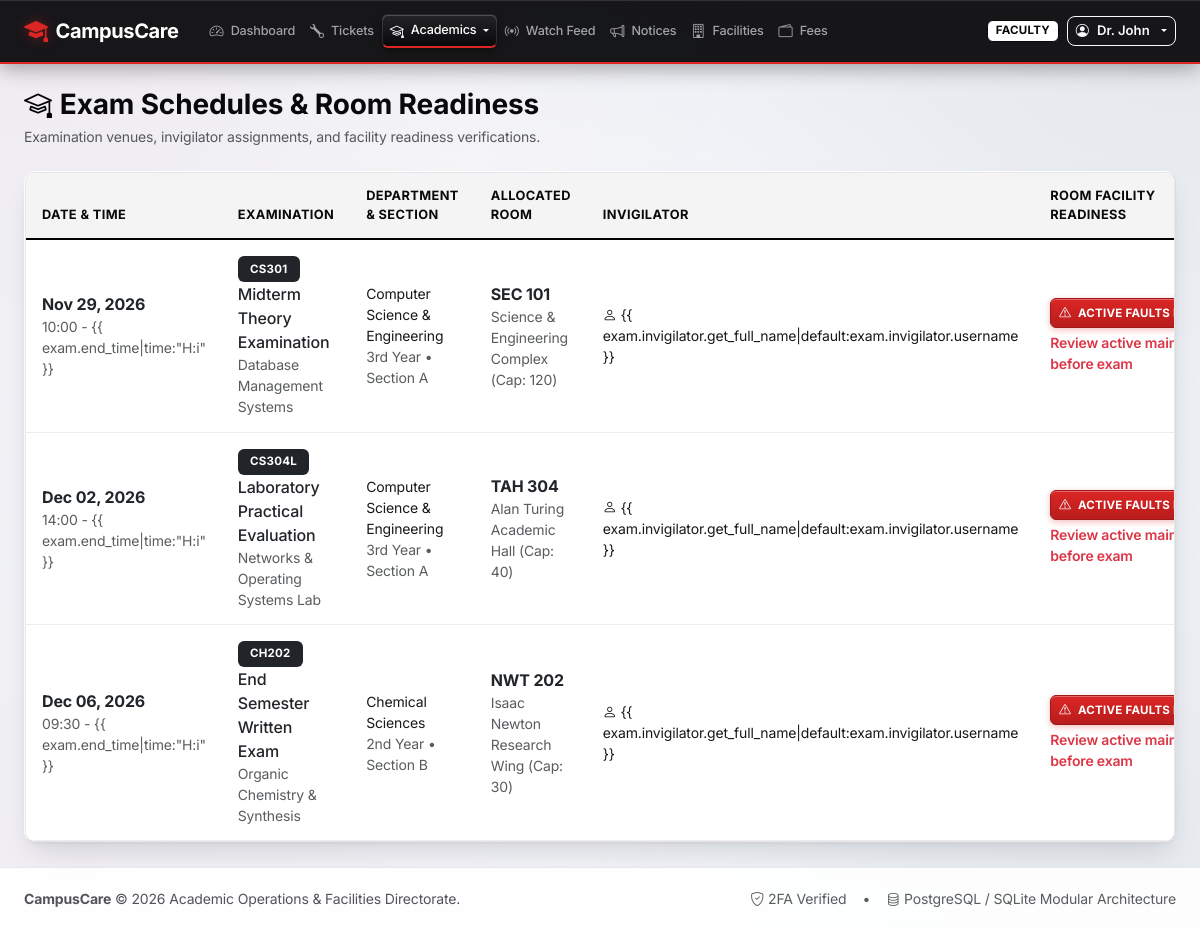
Screenshot of /academics/exams/ (signed in) with the database file from the repository.
### accounts/models.py (models this page shows, shortened)
class User(AbstractUser):
    class Role(models.TextChoices):
        STUDENT = 'STUDENT', 'Student'
        FACULTY = 'FACULTY', 'Faculty'
        TECHNICIAN = 'TECHNICIAN', 'Technician'
        MANAGER = 'MANAGER', 'Facility / Dept Manager'
        ADMIN = 'ADMIN', 'Administrator'
    role = models.CharField(
        max_length=20,
        choices=Role.choices,
        default=Role.STUDENT,
        db_index=True,
        help_text="Designates the system role and permission tier of the user."
    )
    department = models.CharField(max_length=120, blank=True)
    phone_number = models.CharField(max_length=30, blank=True)
    identifier_number = models.CharField(
        max_length=60,
        blank=True,
        help_text="Roll Number (for Students) or Employee ID (for Faculty/Staff)"
    )
    year_or_block = models.CharField(
        max_length=60,
        blank=True,
        help_text="Year & Section (e.g., 3rd Year - Sec A) or Assigned Block"
    )
    is_first_login_2fa_completed = models.BooleanField(
        default=False,
        help_text="Designates whether the user has completed their first-login two-step verification."
    )
    is_onboarding_completed = models.BooleanField(
        default=False,
        help_text="Designates whether the user has completed their initial onboarding profile confirmation."
    )
    last_seen_notices_at = models.DateTimeField(null=True, blank=True)
    last_seen_tickets_at = models.DateTimeField(null=True, blank=True)
    last_seen_timetable_at = models.DateTimeField(null=True, blank=True)
    class Meta:
        ordering = ['username']
    @property
    def is_student(self):
        return self.role == self.Role.STUDENT
    @property
    def is_faculty(self):
        return self.role == self.Role.FACULTY
    @property
    def is_technician(self):
        return self.role == self.Role.TECHNICIAN
    @property
    def is_manager(self):
        return self.role == self.Role.MANAGER or self.is_superuser
    @property
    def is_admin_role(self):
        return self.role == self.Role.ADMIN or self.is_superuser

### academics/models.py (models this page shows, shortened)
class ExamSchedule(models.Model):
    exam_name = models.CharField(max_length=120)
    subject_name = models.CharField(max_length=150)
    subject_code = models.CharField(max_length=30)
    department = models.CharField(max_length=120)
    year = models.CharField(max_length=50)
    section = models.CharField(max_length=20)
    exam_date = models.DateField(db_index=True)
    start_time = models.TimeField()
    end_time = models.TimeField()
    room = models.ForeignKey(
        Room,
        on_delete=models.PROTECT,
        related_name='exam_schedules'
    )
    invigilator = models.ForeignKey(
        settings.AUTH_USER_MODEL,
        on_delete=models.SET_NULL,
        null=True,
        blank=True,
        related_name='invigilated_exams'
    )
    room_readiness_checked = models.BooleanField(
        default=False,
        help_text="Verification that room facilities (lighting, seats, AC/ventilation) are ready."
    )
    class Meta:
        ordering = ['exam_date', 'start_time']
    @property
    def has_room_critical_issues(self):
        return self.room.has_critical_maintenance

### facilities/models.py (models this page shows, shortened)
class Room(models.Model):
    class RoomType(models.TextChoices):
        CLASSROOM = 'Classroom', 'Classroom'
        LECTURE_HALL = 'Lecture Hall', 'Lecture Hall'
        LAB = 'Lab', 'Lab'
        SEMINAR_HALL = 'Seminar Hall', 'Seminar Hall'
    class OperationalStatus(models.TextChoices):
        AVAILABLE = 'AVAILABLE', 'Available'
        OCCUPIED = 'OCCUPIED', 'Occupied (In Session)'
        MAINTENANCE = 'MAINTENANCE', 'Under Maintenance'
        RESERVED = 'RESERVED', 'Reserved (Exam/Event)'
    building_name = models.CharField(max_length=120)
    building_code = models.CharField(max_length=20)
    floor = models.CharField(max_length=20)
    room_number = models.CharField(max_length=20)
    room_type = models.CharField(
        max_length=50,
        choices=RoomType.choices,
        default=RoomType.CLASSROOM
    )
    capacity = models.PositiveIntegerField(default=30)
    operational_status = models.CharField(
        max_length=20,
        choices=OperationalStatus.choices,
        default=OperationalStatus.AVAILABLE,
        db_index=True
    )
    is_active = models.BooleanField(default=True)
    class Meta:
        ordering = ['building_code', 'room_number']
        constraints = [
            models.UniqueConstraint(
                fields=['building_code', 'room_number'],
                name='unique_building_room'
            )
        ]
    @property
    def has_critical_maintenance(self):
        if self.operational_status == self.OperationalStatus.MAINTENANCE:
            return True
        return self.maintenance_requests.filter(
            status__in=['SUBMITTED', 'TRIAGED', 'ASSIGNED', 'IN_PROGRESS', 'NEEDS_PARTS'],
            priority__in=['HIGH', 'CRITICAL']
        ).exists()

### academics/views.py (the view)
# urls.py: path('exams/', views.exam_list_view, name='exam_list'),
@login_required
def exam_list_view(request):
    exams = ExamSchedule.objects.select_related('room', 'invigilator').order_by('exam_date', 'start_time')
    return render(request, 'academics/exam_list.html', {
        'exams': exams,
    })

### accounts/models.py (called while the page is built)
    @classmethod
    def get_allowed_domain_list(cls):
        from django.conf import settings
        try:
            db_domains = list(cls.objects.filter(is_active=True).values_list('domain', flat=True))
        except Exception:
            db_domains = []
        fallback = getattr(settings, 'ALLOWED_EMAIL_DOMAINS', ['college.edu', 'university.edu'])
        combined = set([d.strip().lower() for d in db_domains if d] + [d.strip().lower() for d in fallback if d])
        return sorted(list(combined))

### templates/academics/exam_list.html (shortened to what this page needs)
{% extends 'base.html' %}
{% block content %}
<div class="d-flex flex-column flex-md-row justify-content-between align-items-md-center gap-3 mb-4">
    <div>
        <h3 class="fw-bold mb-1"><i class="bi bi-mortarboard text-primary me-2"></i>Exam Schedules & Room Readiness</h3>
        <p class="text-muted small mb-0">Examination venues, invigilator assignments, and facility readiness
            verifications.</p>
    </div>
</div>
<div class="card shadow-sm border-0">
    <div class="card-body p-0">
        <div class="table-responsive">
            <table class="table table-hover align-middle mb-0">
                <thead class="table-light small">
                    <tr>
                        <th>Date & Time</th>
                        <th>Examination</th>
                        <th>Department & Section</th>
                        <th>Allocated Room</th>
                        <th>Invigilator</th>
                        <th>Room Facility Readiness</th>
                    </tr>
                </thead>
                <tbody>
                    {% for exam in exams %}
                    <tr>
                        <td>
                            <div class="fw-bold text-dark">{{ exam.exam_date|date:"M d, Y" }}</div>
                            <div class="small text-muted">{{ exam.start_time|time:"H:i" }} - {{ exam.end_time|time:"H:i"
                                }}</div>
                        </td>
                        <td>
                            <span class="badge bg-dark">{{ exam.subject_code }}</span>
                            <div class="fw-medium text-dark">{{ exam.exam_name }}</div>
                            <div class="small text-muted">{{ exam.subject_name }}</div>
                        </td>
                        <td class="small">
                            <div>{{ exam.department }}</div>
                            <div class="text-muted">{{ exam.year }} &bull; {{ exam.section }}</div>
                        </td>
                        <td>
                            <a href="{% url 'facilities:room_detail' exam.room.id %}"
                                class="fw-bold text-decoration-none text-dark">
                                {{ exam.room.building_code }} {{ exam.room.room_number }}
                            </a>
                            <div class="small text-muted">{{ exam.room.building_name }} (Cap: {{ exam.room.capacity }})
                            </div>
                        </td>
                        <td class="small">
                            <i class="bi bi-person me-1"></i>{% if exam.invigilator %}{{
                            exam.invigilator.get_full_name|default:exam.invigilator.username }}{% else %}TBA{% endif %}
                        </td>
                        <td>
                            {% if exam.has_room_critical_issues %}
                            <div class="badge badge-rwb-alert p-2 text-start d-inline-block">
                                <i class="bi bi-exclamation-triangle me-1"></i> Active Faults in Hall!
                            </div>
                            <div class="small text-danger fw-semibold mt-1">Review active maintenance before exam</div>
                            {% elif exam.room_readiness_checked %}
                            <span class="badge badge-rwb-notice p-2">
                                <i class="bi bi-check2 me-1"></i> Verified Ready
                            </span>
                            {% else %}
                            <span class="badge badge-rwb-ticket p-2">
                                <i class="bi bi-clock me-1"></i> Pending Verification
                            </span>
                            {% endif %}
                        </td>
                    </tr>
                    {% endfor %}
                </tbody>
            </table>
        </div>
    </div>
</div>
{% endblock %}

### templates/base.html (shortened to what this page needs)
{% load static %}
<!DOCTYPE html>
<html lang="en">
<head>
    <link href="https://cdn.jsdelivr.net/npm/bootstrap@5.3.3/dist/css/bootstrap.min.css" rel="stylesheet">
    <link href="https://cdn.jsdelivr.net/npm/bootstrap-icons@1.11.3/font/bootstrap-icons.min.css" rel="stylesheet">
    <link rel="stylesheet" href="{% static 'css/glass_theme.css' %}?v=2.2">
</head>
<body>
    <nav class="navbar navbar-expand-lg navbar-custom sticky-top py-2">
        <div class="container-fluid px-3 px-xl-4">
            <a class="navbar-brand d-flex align-items-center gap-2 text-nowrap" href="{% if user.is_authenticated %}{% url 'core:dashboard' %}{% else %}{% url 'core:index' %}{% endif %}">
                <i class="bi bi-mortarboard-fill fs-4" style="color: var(--rwb-red);"></i>
                <span class="fw-bold">CampusCare</span>
            </a>
            <div class="collapse navbar-collapse" id="mainNavbar">
                {% if user.is_authenticated %}
                <ul class="navbar-nav me-auto mb-2 mb-lg-0 ms-lg-2 align-items-center">
                    <li class="nav-item">
                        <a class="nav-link text-nowrap {% if request.resolver_match.url_name == 'dashboard' %}active{% endif %}" href="{% url 'core:dashboard' %}">
                            <i class="bi bi-speedometer2 me-1"></i>Dashboard
                        </a>
                    </li>
                    <li class="nav-item">
                        <a class="nav-link text-nowrap {% if request.resolver_match.app_name == 'tickets' %}active{% endif %}" href="{% url 'tickets:ticket_list' %}">
                            <i class="bi bi-wrench me-1"></i>Tickets
                        </a>
                    </li>
                    <li class="nav-item dropdown">
                        <a class="nav-link dropdown-toggle text-nowrap {% if request.resolver_match.app_name == 'academics' %}active{% endif %}" href="#" role="button" data-bs-toggle="dropdown" aria-expanded="false">
                            <i class="bi bi-mortarboard me-1"></i>Academics
                        </a>
                    </li>
                    <li class="nav-item">
                        <a class="nav-link text-nowrap {% if request.resolver_match.url_name == 'live_feed' %}active{% endif %}" href="{% url 'notices:live_feed' %}">
                            <i class="bi bi-broadcast live-feed-pulsing-icon me-1"></i>Watch Feed
                        </a>
                    </li>
                    <li class="nav-item">
                        <a class="nav-link text-nowrap {% if request.resolver_match.url_name == 'announcement_list' %}active{% endif %}" href="{% url 'notices:announcement_list' %}">
                            <i class="bi bi-megaphone me-1"></i>Notices
                        </a>
                    </li>
                    <li class="nav-item">
                        <a class="nav-link text-nowrap {% if request.resolver_match.app_name == 'facilities' %}active{% endif %}" href="{% url 'facilities:room_list' %}">
                            <i class="bi bi-building me-1"></i>Facilities
                        </a>
                    </li>
                    <li class="nav-item">
                        <a class="nav-link text-nowrap {% if request.resolver_match.url_name == 'fee_tracker' %}active{% endif %}" href="{% url 'notices:fee_tracker' %}">
                            <i class="bi bi-wallet2 me-1"></i>Fees
                        </a>
                    </li>
                </ul>
                <div class="d-flex align-items-center gap-2 flex-shrink-0 ms-auto">
                    <span class="badge {% if user.role == 'ADMIN' %}badge-role-admin{% elif user.role == 'MANAGER' %}badge-role-manager{% elif user.role == 'TECHNICIAN' %}badge-role-technician{% elif user.role == 'FACULTY' %}badge-role-faculty{% else %}badge-role-student{% endif %} text-uppercase px-2 py-1 text-nowrap" style="font-size: 0.72rem;">
                        {{ user.get_role_display }}
                    </span>
                    <div class="dropdown">
                        <button class="btn btn-outline-light btn-sm dropdown-toggle d-flex align-items-center gap-2 text-nowrap py-1 px-2" type="button" data-bs-toggle="dropdown" style="font-size: 0.82rem;">
                            <i class="bi bi-person-circle"></i>
                            <span class="text-truncate" style="max-width: 110px;">{{ user.first_name|default:user.username }}</span>
                        </button>
                    </div>
                </div>
                {% endif %}
            </div>
        </div>
    </nav>
    <main class="flex-grow-1 py-4">
        <div class="container-fluid px-lg-4">
            {% block content %}{% endblock %}
        </div>
    </main>
    <footer>
        <div class="container-fluid px-lg-4 d-flex flex-column flex-md-row justify-content-between align-items-center gap-2">
            <div>
                <strong>CampusCare</strong> &copy; 2026 Academic Operations & Facilities Directorate.
            </div>
            <div class="d-flex align-items-center gap-3">
                <span class="text-muted"><i class="bi bi-shield-check me-1"></i>2FA Verified</span>
                <span class="text-muted">&bull;</span>
                <span class="text-muted"><i class="bi bi-database me-1"></i>PostgreSQL / SQLite Modular Architecture</span>
            </div>
        </div>
    </footer>
</body>
</html>

### rows the page displays
User: role "FACULTY", first_name "Dr. John"
ExamSchedule: exam_date "Nov 29, 2026", start_time "10:00", subject_code "CS301", exam_name "Midterm Theory Examination", subject_name "Database Management Systems", department "Computer Science & Engineering", year "3rd Year", section "Section A", room.building_code "SEC", room.room_number "101", room.building_name "Science & Engineering Complex", room.capacity "120", shows "{{ exam.invigilator.get_full_name|default:exam.invigilator.username }}", shows "ACTIVE FAULTS…"
ExamSchedule: exam_date "Dec 02, 2026", start_time "14:00", subject_code "CS304L", exam_name "Laboratory Practical Evaluation", subject_name "Networks & Operating Systems Lab", department "Computer Science & Engineering", year "3rd Year", section "Section A", room.building_code "TAH", room.room_number "304", room.building_name "Alan Turing Academic Hall", room.capacity "40", shows "{{ exam.invigilator.get_full_name|default:exam.invigilator.username }}", shows "ACTIVE FAULTS…"
ExamSchedule: exam_date "Dec 06, 2026", start_time "09:30", subject_code "CH202", exam_name "End Semester Written Exam", subject_name "Organic Chemistry & Synthesis", department "Chemical Sciences", year "2nd Year", section "Section B", room.building_code "NWT", room.room_number "202", room.building_name "Isaac Newton Research Wing", room.capacity "30", shows "{{ exam.invigilator.get_full_name|default:exam.invigilator.username }}", shows "ACTIVE FAULTS…"
